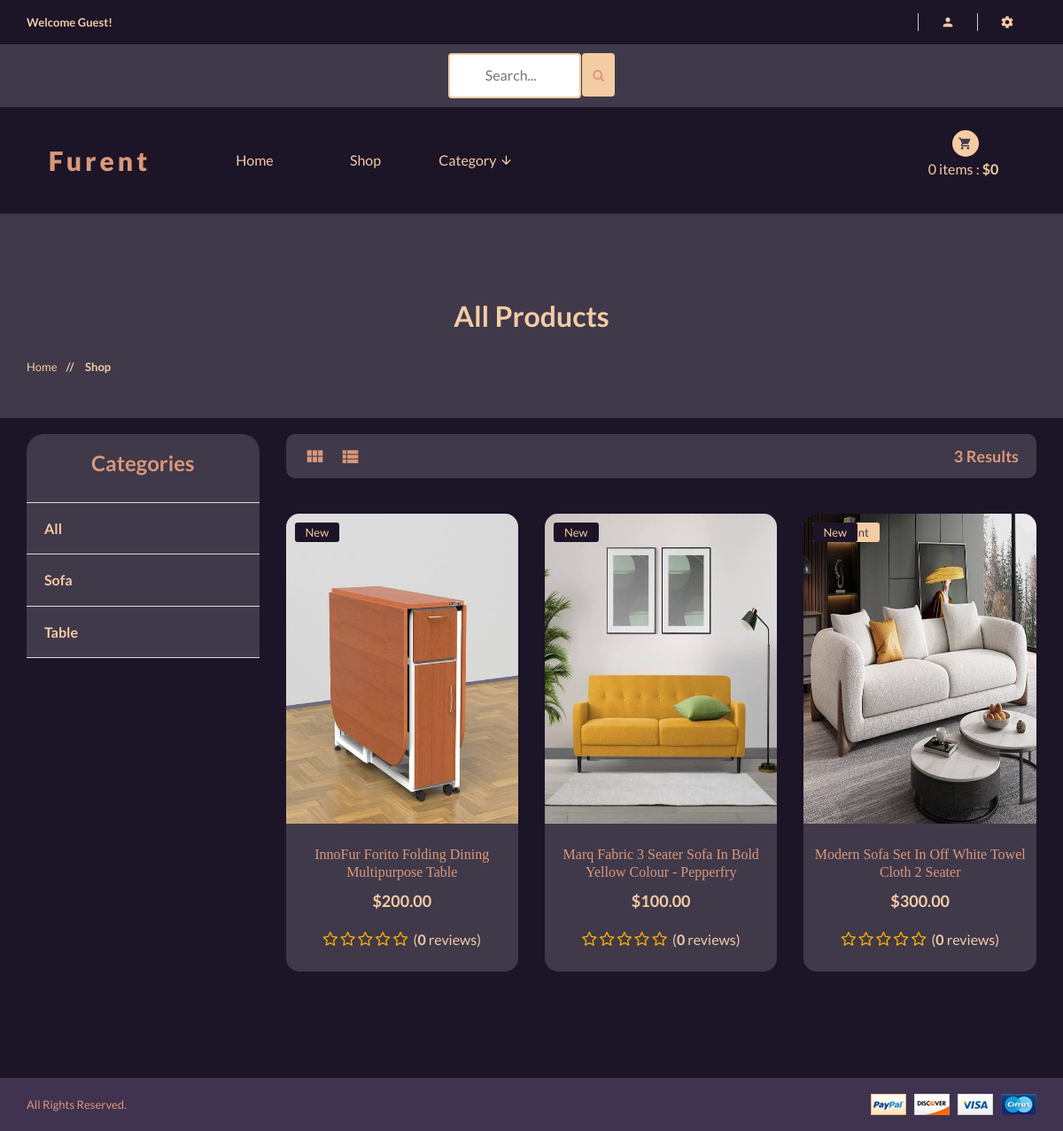
The app's page /shop/ with its own data.
### shop/models.py (models this page shows, shortened)
class Category(models.Model):
    name = models.CharField(max_length=100, unique=True)
    slug = models.SlugField(max_length=100, unique=True)
    description = models.TextField(max_length=250, blank=True)
    image = models.ImageField(upload_to='categories', blank=True)
    class Meta:
        verbose_name = 'Category'
        verbose_name_plural = 'categories'
    def get_category_slug_url(self):
        return reverse('shop:categries', args=[self.slug])

class Product(models.Model):
    category = models.ForeignKey(Category, on_delete=models.CASCADE)
    name = models.CharField(max_length=100, unique=True)
    slug = models.SlugField(max_length=100, unique=True)
    description = models.TextField(max_length=300, blank=True)
    price = models.DecimalField(max_digits=6, decimal_places=2)
    discount = models.DecimalField(max_digits=6, decimal_places=2, default=0.00)
    image = models.ImageField(upload_to='photos/products')
    stock = models.IntegerField()
    new = models.BooleanField(default=False)
    is_available = models.BooleanField(default=True)
    date_joined_for_format = models.DateTimeField(auto_now_add=True)
    last_login_for_format = models.DateTimeField(auto_now=True)
    def averageRating(self):
        reviews = ReviewRating.objects.filter(product=self, status=True).aggregate(average=Avg('rating'))
        avg = 0
        if reviews['average'] is not None:
            avg = float(reviews['average'])
        return avg
    def countReview(self):
        reviews = ReviewRating.objects.filter(product=self, status=True).aggregate(count=Count('id'))
        count = 0
        if reviews['count'] is not None:
            count = int(reviews['count'])
        return count
    def get_prodcut_details_url(self):
        return reverse('shop:product_details', args=[self.category.slug, self.slug])
    class Meta:
        verbose_name_plural = 'Products'
        ordering = ('-date_joined_for_format',)

### shop/views.py (the view)
# urls.py: path('', include('shop.urls', namespace='shop')),
def shop(request, category_slug=None):
    categories = None
    products = None
    if category_slug != None:
        categories = get_object_or_404(Category, slug=category_slug)
        products = Product.objects.filter(category=categories, is_available=True)
        paginator = Paginator(products, 6)
        page = request.GET.get('page')
        paged_products = paginator.get_page(page)
        products_count = products.count()
    else:
        products = Product.objects.all().filter(is_available=True)
        paginator = Paginator(products, 6)
        page = request.GET.get('page')
        paged_products = paginator.get_page(page)
        products_count = products.count()
    for product in products:
        reviews = ReviewRating.objects.order_by('-updated_at').filter(product_id=product.id, status=True)
    context = {
        'category_slug': category_slug,
        'products' : paged_products,
        'products_count': products_count,
    }
    return render(request, 'shop/shop/shop.html', context)

### cart/views.py (called while the page is built)
def _cart_id(request):
    cart = request.session.session_key
    if not cart :
        cart = request.session.create()
    return cart

### shop/context_processors.py (called while the page is built)
def category_list(request):
    return {
        'categories' : Category.objects.all(),
    }

### templates/shop/shop/shop.html (shortened to what this page needs)
{% extends 'base.html' %}
{% load static %}
{% block content %}
		<div style="background:#40394a" class="pages-title section-padding">
			<div class="container">
				<div class="row">
					<div class="col-xs-12">
						<div class="pages-title-text text-center">
							{% if category_slug != None %}
							<h2 style="color:#f4cca4;text-transform: capitalize;">{{category_slug}}</h2>
							{% else %}
							<h2 style="color:#f4cca4;text-transform: capitalize;">All Products</h2>
							{% endif %}
							<ul class="text-left">
								<li ><a href="\">Home </a></li>
								<li style="color:#f4cca4"><span> // </span>Shop</li>
							</ul>
						</div>
					</div>
				</div>
			</div>
		</div>
		<br>
		<section style="background:#1c1427"   class="pages products-page section-padding-bottom">
			<div class="container">
				<div class="row"><br>
					<div class="col-xs-12 col-sm-4 col-md-3">
						<div class="sidebar left-sidebar">
							<div style="background:#40394a; color:#d99879;;border-radius:20px 20px 0 0;" class="s-side-text">
								<div class="sidebar-title clearfix text-center">
									<h3 >Categories</h3>
								</div>
								<div  class="sidebar-title clearfix">
									<h4 class="floatleft"><a style="font-weight:600;color:#f4cca4"  href="{% url 'shop:shop' %}">All</a></h4>
								</div>
                                {% for category in categories %}
                                <div  class="sidebar-title clearfix">
									<h4 class="floatleft"><a style="font-weight:600;color:#f4cca4"  href="{{ category.get_category_slug_url }}">{{category.name}}</a></h4>
								</div>
                                {% endfor %}
							</div>
						</div>
					</div>
					<div class="col-xs-12 col-sm-8 col-md-9">
						<div class="right-products">
							<div class="row">
								<div class="col-xs-12">
									<div style="background:#40394a;border-radius:10px;" class="section-title clearfix">
										<ul >
											<li>
												<ul class="nav-view">
													<li class="active"><a data-toggle="tab" href="#grid"> <i style="color:#d99879" class="mdi mdi-view-module"></i> </a></li>
													<li><a data-toggle="tab" href="#list"> <i style="color:#d99879" class="mdi mdi-view-list"></i> </a></li>
												</ul>
											</li>
											<li style="color:#d99879; font-size:18px" class="sort-by floatright">
												{{products_count}} Results
											</li>
										</ul>
									</div>
								</div>
							</div>
							<div class="row">
								<div class="tab-content grid-content">
									<div class="tab-pane fade in active text-center" id="grid">
                                        {% for product in products %}
										<div  class="col-xs-12 col-sm-6 col-md-4">
											<div   style="background:#40394a; ;border-radius:15px;" class="single-product">
												<div class="product-img">
													{% if product.discount != 0.00 %}
													<div class="pro-type">
														<span>Discount</span>
													</div>
													{% endif %}
													{% if product.new %}
													<div style="background:#1c1427;color:#f4cca4" class="pro-type">
														<span>New</span>
													</div>
													{% endif %}
													<a href="{{product.get_prodcut_details_url}}"><img style="width:100%; height:350px;;border-radius:15px 15px 0 0;" src="{{product.image.url}}" alt="Product Title" /></a>
												</div>
												<div class="product-dsc">
													<p><a style="color:#d99879" href="{{product.get_prodcut_details_url}}">{{product.name}}</a></p>
													<span>${{product.price}}</span><br><br>
													<div style="font-size:16px" class="rating-star">
														<span>
														<i class="fa fa-star{% if product.averageRating < 0.5 %}-o{% elif product.averageRating >= 0.5 and product.averageRating < 1 %}-half-o {% endif %}" aria-hidden="true"></i>
														<i class="fa fa-star{% if product.averageRating < 1.5 %}-o{% elif product.averageRating >= 1.5 and product.averageRating < 2 %}-half-o {% endif %}" aria-hidden="true"></i>
														<i class="fa fa-star{% if product.averageRating < 2.5 %}-o{% elif product.averageRating >= 2.5 and product.averageRating < 3 %}-half-o {% endif %}" aria-hidden="true"></i>
														<i class="fa fa-star{% if product.averageRating < 3.5 %}-o{% elif product.averageRating >= 3.5 and product.averageRating < 4 %}-half-o {% endif %}" aria-hidden="true"></i>
														<i class="fa fa-star{% if product.averageRating < 4.5 %}-o{% elif product.averageRating >= 4.5 and product.averageRating < 5 %}-half-o {% endif %}" aria-hidden="true"></i>
														&nbsp;<span style="font-size:16px">(<b>{{product.countReview}}</b> reviews)</span>
														</span>
													</div>
												</div>
											</div>
										</div>
										{% endfor %}
									</div>
								</div>
							</div>
							<div class="row">
								<div  class="col-sm-12">
								</div>
							</div>
						</div>
					</div>
				</div>
			</div>
		</section>
{% endblock content %}

### templates/base.html (shortened to what this page needs)
{% load static %}
<!doctype html>
<html class="no-js" lang="">
<head>
    <link rel="stylesheet" href="{% static 'css/bootstrap.min.css' %}">
    <link rel="stylesheet" href="{% static 'css/animate.css' %}">
    <link rel="stylesheet" href="{% static 'css/materialdesignicons.min.css' %}">
    <link rel="stylesheet" href="{% static 'css/jquery.simpleLens.css' %}">
    <link rel="stylesheet" href="{% static 'css/jquery-ui.min.css' %}">
    <link rel="stylesheet" href="{% static 'css/meanmenu.min.css' %}">
    <link rel="stylesheet" href="{% static 'css/nivo-slider.css' %}">
    <link rel="stylesheet" href="{% static 'css/owl.carousel.css' %}">
    <link rel="stylesheet" href="{% static 'css/style.css' %}">
    <link rel="stylesheet" href="{% static 'css/responsive.css' %}">
    <link rel="stylesheet" href="https://cdnjs.cloudflare.com/ajax/libs/font-awesome/4.7.0/css/font-awesome.min.css">
</head>
<body style="background:#40394a">
    <header style="background:#1c1427" class="header-one header-two">
        <div style="background:#1c1427" class="header-top-two">
            <div class="container text-center">
                <div class="row">
                    <div class="col-sm-12">
                        <div class="middel-top">
                            {% if user.id is None %}
                            <div class="left floatleft">
                                <p style="color:#f4cca4"><b>Welcome Guest!</b></p>
                            </div>
                            {% else %}
                            <div class="left floatleft">
                                <p style="color:#f4cca4"><b>Welcome {{user.first_name | capfirst}}!</b></p>
                            </div>
                            {% endif %}
                        </div>
                        <div class="middel-top clearfix">
                            <ul class="clearfix right floatright">
                                <li>
                                    <a style="color:#f4cca4" href="#"><i class="mdi mdi-account"></i></a>
                                </li>
                                <li>
                                    <a style="color:#f4cca4" href="#"><i class="mdi mdi-settings"></i></a>
                                </li>
                            </ul>
                            </div>
                        </div>
                    </div>
                </div>
            </div>
        <div style="background:#40394a">
            <div class="container text-center">
                <div class="row">
                    <div class="col-sm-12">
                        <form id="searchh" action={% url 'shop:search' %} method="GET">
                        <input  type="text" name="keyword" placeholder="Search...">
                        <button style="height:49px; margin-bottom:6px; background:#f4cca4;margin-left:-1px;border:None "  class="btn btn-warning" type="submit">
                           <i style="color:#d99879" class="fa fa-search"></i>
                        </button>
                        </form>
                    </div>
                </div>
            </div>
        </div>
        <div class="container text-center">
            <div class="row">
                <div class="col-sm-2">
                    <div class="logo">
                        <a style="color:#f4cca4;font-weight: 800;" href="\"><span
                                style="color:#d99879">Furent</a>
                    </div>
                </div>
                <div class="col-sm-8">
                    <div class="header-middel">
                        <div class="mainmenu">
                            <nav >
                                <ul>
                                    <li ><a href="\">Home</a></li>
                                    <li><a href="{% url 'shop:shop' %}">Shop</a></li>
                                    <li><a href="#">Category <i class="mdi mdi-arrow-down"></i></a>
                                    </li>
                                </ul>
                            </nav>
                        </div>
                    </div>
                </div>
                <div class="col-sm-2">
                    <div class="cart-itmes">
                        <a class="cart-itme-a" href="{% url 'cart:cart' %}">
                            <i class="mdi mdi-cart"></i>
                            {{quantityyy}} items : <strong>${{totalll}}</strong>
                        </a>
                    </div>
                </div>
            </div>
        </div>
    </header>
    <br>
    {% block content %}
    {% endblock content %}
    <footer>
        <div  style="background:#3f3350" class="footer-bottom">
            <div class="container">
                <div class="row">
                    <div class="col-xs-12 col-sm-6">
                        <p style="color:#d99879">
                            All Rights Reserved.</p>
                    </div>
                    <div class="col-xs-12 col-sm-6 text-right">
                        <a href="#"><img src="{% static 'img/footer/payment.png' %}" alt="" /></a>
                    </div>
                </div>
            </div>
        </div>
    </footer>
</body>
</html>

### core/static/css/responsive.css (style rules this page uses)
@media (min-width: 1170px) and (max-width: 1200px) { .sidebar-title,.color-select { padding: 20px; } }

### templates/base.html (style rules this page uses)
#searchh input[type=text] { width: 150px; margin-top:10px; margin-bottom:10px; box-sizing: border-box; border: 2px solid #f4cca4; border-radius: 4px; font-size: 16px; color:#1c1427; background-color: #fff; background-position: 10px 10px; background-repeat: no-repeat; padding: 12px 20px 12px 40px; -webkit-transition: width 0.4s ease-in-out; transition: width 0.4s ease-in-out; }

### records on screen
Category: name "Sofa"
Category: name "Table"
Product: new "New", image (picture), name "InnoFur Forito Folding Dining Multipurpose Table", price "200.00", countReview "0"
Product: new "New", image (picture), name "Marq Fabric 3 Seater Sofa In Bold Yellow Colour - Pepperfry", price "100.00", countReview "0"
Product: new "New", image (picture), name "Modern Sofa Set In Off White Towel Cloth 2 Seater", price "300.00", countReview "0"

### other values on screen
{{ quantityyy }} "0"
{{ totalll }} "0"
{{ products_count }} "3"
